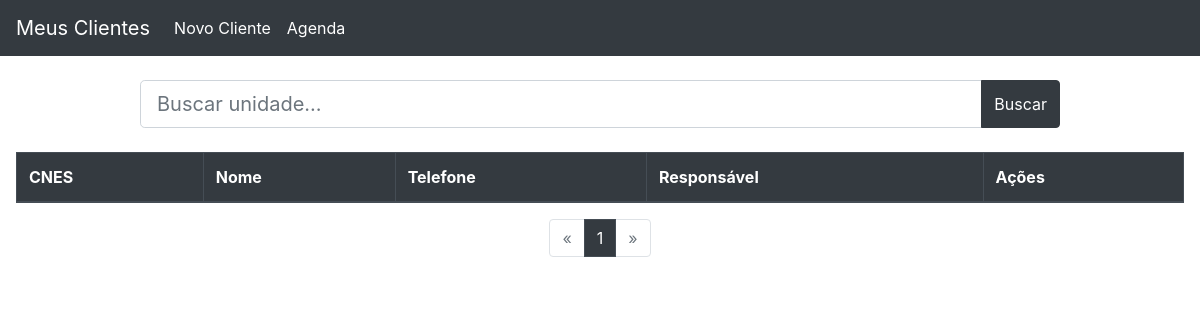
/unidade/listar_unidade, run on an earlier commit of the app's database.
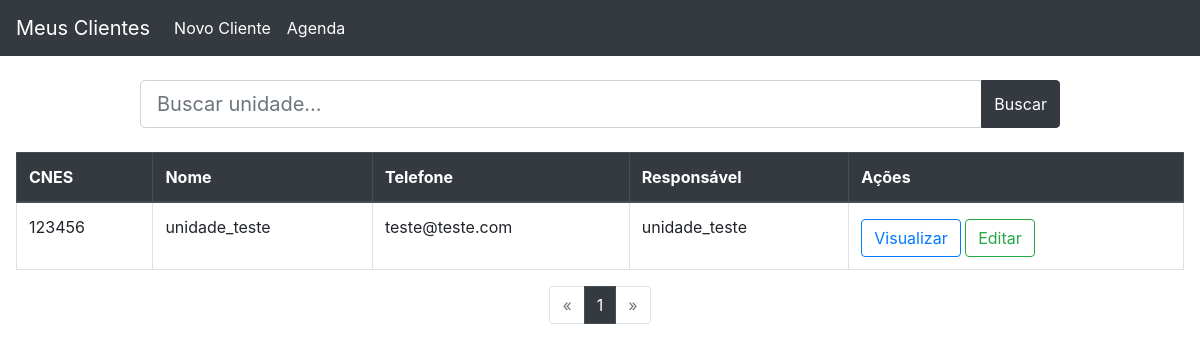
And on a later commit of the database.
### unidade_saude/models.py (models this page shows, shortened)
class UnidadeSaude(models.Model):
    tipo_unidade = [
        ('Upa', 'Upa'),
        ('Ubs', 'Ubs'),
        ('Hospital', 'Hospital'),
        ('Maternidade', 'Maternidade'),
    ]
    uni_cnes = models.CharField('CNES', max_length=250)
    uni_nome = models.CharField('Nome', max_length=250)
    uni_cnpj = BRCNPJField('CNPJ')
    uni_endereco = models.CharField('Endereço', max_length=250)
    uni_num_casa = models.CharField('Número', max_length=250)
    uni_bairro = models.CharField('Bairro', max_length=250)
    uni_cidade = models.CharField('Cidade', max_length=250)
    uni_uf = BRStateField('UF')
    uni_cep = BRPostalCodeField('CEP')
    uni_email = models.EmailField('Email')
    uni_tipo = models.CharField('Tipo', max_length=50, choices=tipo_unidade)
    class Meta:
        db_table = 'unidade_saude'
        ordering = ('uni_cnes',)
        verbose_name = 'unidade_saude'
        verbose_name_plural = 'unidade_saude'

### unidade_saude/views.py (the view)
# urls.py: path('listar_unidade', listar_unidade, name='listar_unidade'),
def listar_unidade(request):
    busca = request.GET.get('busca')
    if busca:
        unidades_list = UnidadeSaude.objects.filter(
            uni_nome__icontains=busca).order_by('uni_nome')
    else:
        unidades_list = UnidadeSaude.objects.all().order_by('uni_nome')
    paginacao = Paginator(unidades_list, 10)
    pagina = request.GET.get('page')
    unidades = paginacao.get_page(pagina)
    context = {
        'unidades': unidades
    }
    return render(request, 'unidade/listar_unidades.html', context)

### templates/unidade/listar_unidades.html (shortened to what this page needs)
{% extends "base.html" %}
{% block main %}
<div class="container" id="areabusca">
	<div class="row justify-content-center mb-4 mt-4">
		<div class="col-10">
			<form>
				<div class="input-group">
					<input type="text" class="form-control form-control-lg" name="busca" id="busca" type="text"
						placeholder="Buscar unidade..." value="{{ request.GET.busca }}">
					<div class="input-group-append">
						<button class="btn btn-dark" type="submit"> Buscar</button>
					</div>
				</div>
			</form>
		</div>
	</div>
</div>
<div class="table-responsive-md">
	<table class="table table-hover table-bordered">
		<thead class="thead-dark">
			<tr>
				<th scope="col">CNES</th>
				<th scope="col">Nome</th>
				<th scope="col">Telefone</th>
				<th scope="col">Responsável</th>
				<th scope="col">Ações</th>
			</tr>
		</thead>
		<tbody>
			{% for unidade in unidades %}
			<tr>
				<td>{{ unidade.uni_cnes }} </th>
				<td>{{ unidade.uni_nome }} </th>
				<td>{{ unidade.uni_email }} </td>
				<td>{{ unidade.uni_nome }} </td>
				<td>
					<a href=" {% url "visualizar_unidade" unidade.pk %}" class="btn btn-outline-primary mt-1" >  Visualizar </a>
					<a href="{% url "editar_unidade" unidade.id %} " class="btn btn-outline-success mt-1">  Editar </a>
				</td>
			</tr>
			{% endfor %}
		</tbody>
	</table>
</div>
<nav>
	<ul class="pagination justify-content-center">
		{% if unidades.has_previous %}
		<li class="page-item">
			<a class="page-link"
				href="?page={{ unidades.previous_page_number }}{% if request.GET.busca %}&busca={{ request.GET.busca }}{% endif %}"
				aria-label="Anterior">
				<span aria-hidden="true">&laquo;</span>
			</a>
		</li>
		{% else %}
		<li class="page-item disabled">
			<a class="page-link" aria-label="Anterior">
				<span aria-hidden="true">&laquo;</span>
			</a>
		</li>
		{% endif %}
		{% for num in unidades.paginator.page_range %}
		{% if unidades.number == num %}
		<li class="page-item active"><a class="page-link" href="#">{{ num }}</a></li>
		{% else %}
		<li class="page-item"><a class="page-link"
				href="?page={{ num }}{% if request.GET.busca %}&busca={{ request.GET.busca }}{% endif %}">{{ num }}</a>
		</li>
		{% endif %}
		{% endfor %}
		{% if criancas.has_next %}
		<li class="page-item">
			<a class="page-link"
				href="?page={{ criancas.next_page_number }}{% if request.GET.busca %}&busca={{ request.GET.busca }}{% endif %}"
				aria-label="Next">
				<span aria-hidden="true">&raquo;</span>
			</a>
		</li>
		{% else %}
		<li class="page-item disabled">
			<a class="page-link" aria-label="Next">
				<span aria-hidden="true">&raquo;</span>
			</a>
		</li>
		{% endif %}
	</ul>
</nav>
{% endblock main %}

What changed in the data, as far as the page shows it:
added UnidadeSaude: uni_cnes "123456", uni_nome "unidade_teste", uni_email "teste@teste.com"
